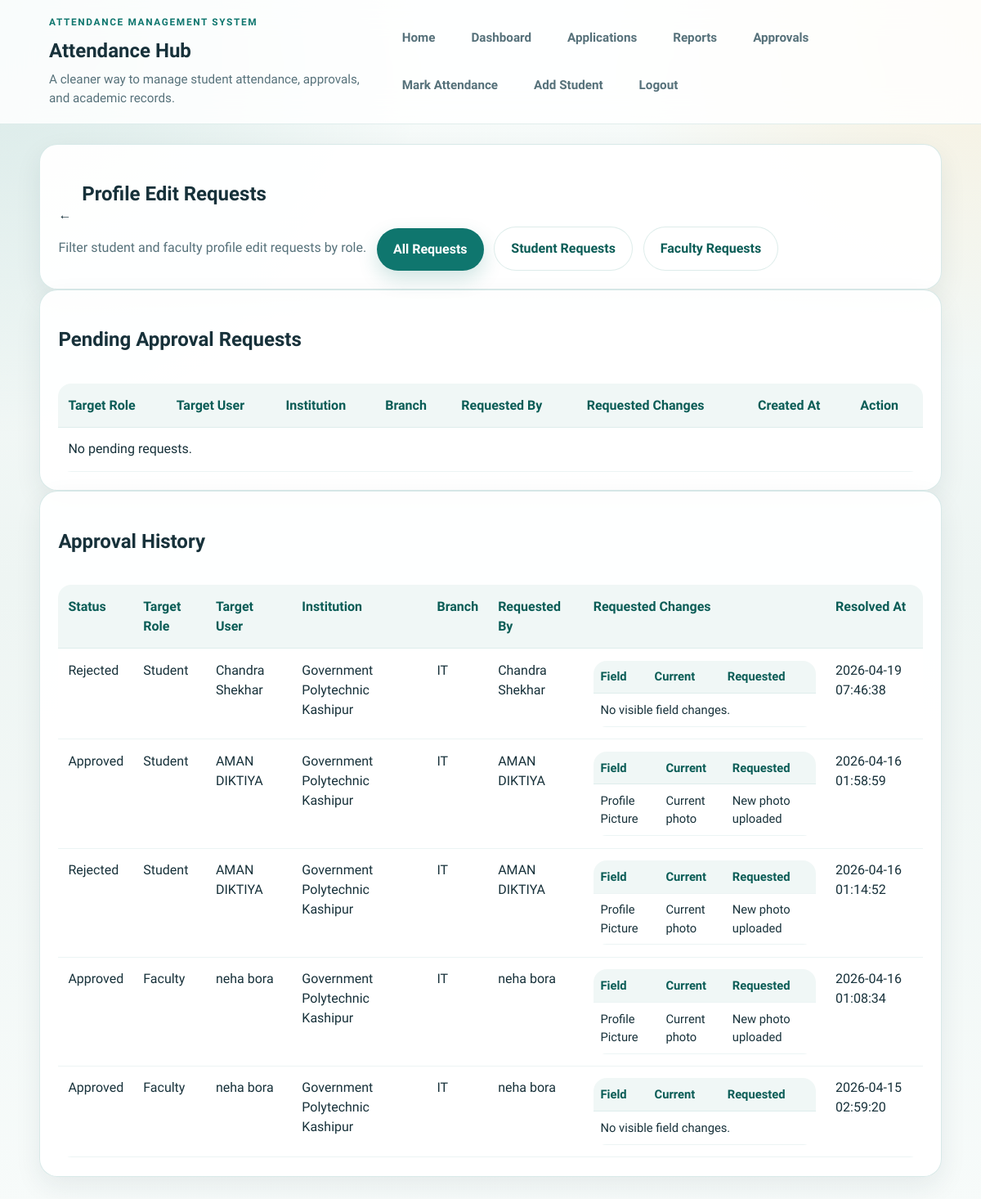
/approvals (signed in), run on an earlier commit of the app's database.
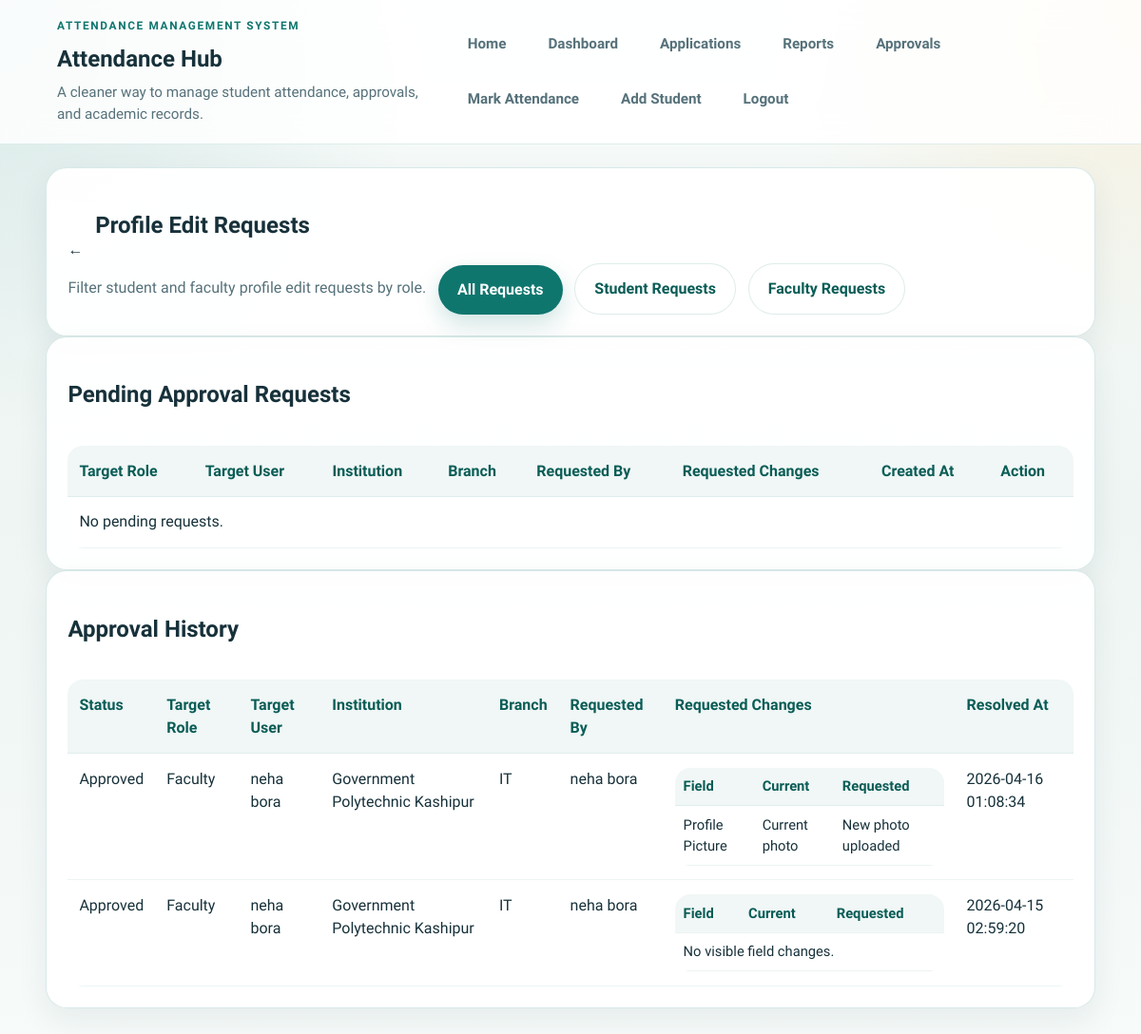
And on a later commit of the database.
### tables this page shows
CREATE TABLE pending_changes (
    id INTEGER PRIMARY KEY AUTOINCREMENT,
    target_user_id INTEGER NOT NULL,
    target_role TEXT NOT NULL CHECK (target_role IN ('faculty', 'student')),
    requested_by INTEGER NOT NULL,
    approver_role TEXT NOT NULL CHECK (approver_role IN ('admin', 'faculty')),
    status TEXT NOT NULL DEFAULT 'pending' CHECK (status IN ('pending', 'approved', 'rejected')),
    payload TEXT NOT NULL,
    created_at TEXT NOT NULL DEFAULT CURRENT_TIMESTAMP,
    resolved_at TEXT,
    FOREIGN KEY(target_user_id) REFERENCES users(id),
    FOREIGN KEY(requested_by) REFERENCES users(id)
);

CREATE TABLE "users" (
                id INTEGER PRIMARY KEY AUTOINCREMENT,
                role TEXT NOT NULL CHECK (role IN ('admin', 'faculty', 'student')),
                profile_picture TEXT,
                institution_type TEXT,
                institution_name TEXT,
                class_roll_number TEXT,
                roll_number TEXT UNIQUE,
                registration_number TEXT UNIQUE,
                full_name TEXT NOT NULL,
                father_name TEXT,
                branch TEXT,
                semester TEXT,
                year TEXT,
                dob TEXT,
                mobile_number TEXT,
                gmail TEXT,
                email TEXT,
                password_hash TEXT NOT NULL,
                is_mobile_verified INTEGER NOT NULL DEFAULT 0,
                created_by INTEGER,
                created_at TEXT NOT NULL DEFAULT CURRENT_TIMESTAMP,
                FOREIGN KEY(created_by) REFERENCES users(id)
            );

### attendance_app/routes.py (the view)
@bp.route("/approvals")
@login_required("admin", "faculty")
def approvals():
    user = current_user()
    request_type = request.args.get("type", "").strip()
    requests = pending_requests_for_user(user)
    history = approval_history_for_user(user)
    if request_type in {"student", "faculty"}:
        requests = [item for item in requests if item["target_role"] == request_type]
        history = [item for item in history if item["target_role"] == request_type]
    return render_template("approvals.html", requests=requests, history=history, selected_request_type=request_type)

### attendance_app/auth.py (called while the page is built)
def current_user():
    user_id = session.get("user_id")
    if not user_id:
        return None
    return get_db().execute("SELECT * FROM users WHERE id = ?", (user_id,)).fetchone()

def login_required(*roles):
    def decorator(view):
        @wraps(view)
        def wrapped(*args, **kwargs):
            user = current_user()
            if user is None:
                flash("Please login first.", "error")
                return redirect(url_for("main.login"))
            if roles and user["role"] not in roles:
                flash("You do not have access to this page.", "error")
                return redirect(url_for("main.dashboard"))
            return view(*args, **kwargs)
        return wrapped
    return decorator

### attendance_app/database.py (called while the page is built)
def get_db():
    if "db" not in g:
        configured_path = Path(current_app.config["DATABASE"])
        db_path = configured_path if configured_path.is_absolute() else Path(current_app.root_path).parent / configured_path
        g.db = sqlite3.connect(db_path)
        g.db.row_factory = sqlite3.Row
    return g.db

### attendance_app/routes.py (called while the page is built)
def faculty_data_clause(alias):
    return f"{alias}.institution_type = ? AND {alias}.institution_name = ? AND {alias}.branch = ?"

def semester_filter_options():
    return [{"value": value, "label": label} for value, label, _ in YEAR_SEMESTER_FILTERS]

@bp.context_processor
def inject_globals():
    user = current_user()
    pending_count = len(pending_requests_for_user(user)) if user and user["role"] in {"admin", "faculty"} else 0
    return {
        "current_user": user,
        "today": today_iso(),
        "min_date": one_year_ago_iso(),
        "institution_options": INSTITUTION_OPTIONS,
        "school_college_types": list(SCHOOL_COLLEGE_TYPES),
        "year_semester_filters": semester_filter_options(),
        "pending_count": pending_count,
    }

### attendance_app/utils.py (called while the page is built)
def today_iso():
    return date.today().isoformat()

def one_year_ago_iso():
    return (date.today() - timedelta(days=365)).isoformat()

### attendance_app/templates/approvals.html
{% extends "base.html" %}
{% block content %}
<section class="card">
    <div class="section-head">
        <div>
            <div class="section-head profile-edit-head">
                <a class="icon-btn" href="{{ url_for('main.dashboard') }}" aria-label="Back to dashboard" title="Back to dashboard">&larr;</a>
                <h2>Profile Edit Requests</h2>
            </div>
            <p class="muted">Filter student and faculty profile edit requests by role.</p>
        </div>
        <div class="actions">
            <a class="btn {% if not selected_request_type %}primary{% else %}secondary{% endif %}" href="{{ url_for('main.approvals') }}">All Requests</a>
            <a class="btn {% if selected_request_type == 'student' %}primary{% else %}secondary{% endif %}" href="{{ url_for('main.approvals', type='student') }}">Student Requests</a>
            <a class="btn {% if selected_request_type == 'faculty' %}primary{% else %}secondary{% endif %}" href="{{ url_for('main.approvals', type='faculty') }}">Faculty Requests</a>
        </div>
    </div>
</section>
<section class="card">
    <h2>Pending Approval Requests</h2>
    <div class="table-wrap">
        <table>
            <thead>
                <tr>
                    <th>Target Role</th>
                    <th>Target User</th>
                    <th>Institution</th>
                    <th>Branch</th>
                    <th>Requested By</th>
                    <th>Requested Changes</th>
                    <th>Created At</th>
                    <th>Action</th>
                </tr>
            </thead>
            <tbody>
                {% for item in requests %}
                    <tr>
                        <td>{{ item['target_role']|title }}</td>
                        <td>{{ item['target_name'] }}</td>
                        <td>{{ item['target_institution'] or '-' }}</td>
                        <td>{{ item['target_branch'] or '-' }}</td>
                        <td>{{ item['requester_name'] }}</td>
                        <td>
                            <table class="mini-table">
                                <thead>
                                    <tr>
                                        <th>Field</th>
                                        <th>Current</th>
                                        <th>Requested</th>
                                    </tr>
                                </thead>
                                <tbody>
                                    {% for change in item['changes'] %}
                                        <tr>
                                            <td>{{ change.field }}</td>
                                            <td>{{ change.current }}</td>
                                            <td>{{ change.requested }}</td>
                                        </tr>
                                    {% else %}
                                        <tr><td colspan="3">No visible field changes.</td></tr>
                                    {% endfor %}
                                </tbody>
                            </table>
                        </td>
                        <td>{{ item['created_at'] }}</td>
                        <td class="actions">
                            <form method="post" action="{{ url_for('main.process_approval', change_id=item['id'], action='approve') }}">
                                <input type="hidden" name="type" value="{{ selected_request_type }}">
                                <button class="btn primary" type="submit">Approve</button>
                            </form>
                            <form method="post" action="{{ url_for('main.process_approval', change_id=item['id'], action='reject') }}">
                                <input type="hidden" name="type" value="{{ selected_request_type }}">
                                <button class="btn secondary" type="submit">Reject</button>
                            </form>
                        </td>
                    </tr>
                {% else %}
                    <tr><td colspan="8">No pending requests.</td></tr>
                {% endfor %}
            </tbody>
        </table>
    </div>
</section>
<section class="card">
    <h2>Approval History</h2>
    <div class="table-wrap">
        <table>
            <thead>
                <tr>
                    <th>Status</th>
                    <th>Target Role</th>
                    <th>Target User</th>
                    <th>Institution</th>
                    <th>Branch</th>
                    <th>Requested By</th>
                    <th>Requested Changes</th>
                    <th>Resolved At</th>
                </tr>
            </thead>
            <tbody>
                {% for item in history %}
                    <tr>
                        <td>{{ item['status']|title }}</td>
                        <td>{{ item['target_role']|title }}</td>
                        <td>{{ item['target_name'] }}</td>
                        <td>{{ item['target_institution'] or '-' }}</td>
                        <td>{{ item['target_branch'] or '-' }}</td>
                        <td>{{ item['requester_name'] }}</td>
                        <td>
                            <table class="mini-table">
                                <thead>
                                    <tr>
                                        <th>Field</th>
                                        <th>Current</th>
                                        <th>Requested</th>
                                    </tr>
                                </thead>
                                <tbody>
                                    {% for change in item['changes'] %}
                                        <tr>
                                            <td>{{ change.field }}</td>
                                            <td>{{ change.current }}</td>
                                            <td>{{ change.requested }}</td>
                                        </tr>
                                    {% else %}
                                        <tr><td colspan="3">No visible field changes.</td></tr>
                                    {% endfor %}
                                </tbody>
                            </table>
                        </td>
                        <td>{{ item['resolved_at'] or '-' }}</td>
                    </tr>
                {% else %}
                    <tr><td colspan="8">No approval history yet.</td></tr>
                {% endfor %}
            </tbody>
        </table>
    </div>
</section>
{% endblock %}

### attendance_app/templates/base.html (shortened to what this page needs)
<!DOCTYPE html>
<html lang="en">
<head>
    <link rel="stylesheet" href="{{ url_for('static', filename='style.css') }}?v=profile-grid-2">
</head>
<body>
    <header class="site-header">
        <div class="brand-block">
            <p class="eyebrow">Attendance Management System</p>
            <h1><a href="{{ url_for('main.home') }}">Attendance Hub</a></h1>
            <p class="brand-copy">A cleaner way to manage student attendance, approvals, and academic records.</p>
        </div>
        <nav id="primary-nav" aria-label="Primary navigation">
            <a href="{{ url_for('main.home') }}">Home</a>
            {% if current_user %}
                <a href="{{ url_for('main.dashboard') }}">Dashboard</a>
                <a href="{{ url_for('main.applications') }}">Applications</a>
                <a href="{{ url_for('main.attendance_report') }}">Reports</a>
                {% if current_user['role'] in ['admin', 'faculty'] %}
                    <a href="{{ url_for('main.approvals') }}">Approvals{% if pending_count %} ({{ pending_count }}){% endif %}</a>
                {% endif %}
                {% if current_user['role'] in ['admin', 'faculty'] %}
                    <a href="{{ url_for('main.attendance') }}">Mark Attendance</a>
                    <a href="{{ url_for('main.add_student') }}">Add Student</a>
                {% endif %}
                <a href="{{ url_for('main.logout') }}">Logout</a>
            {% else %}
                <a href="{{ url_for('main.login') }}">Login</a>
                <a href="{{ url_for('main.student_register') }}">Student Sign Up</a>
            {% endif %}
        </nav>
    </header>
    <main class="page-shell">
        {% block content %}{% endblock %}
    </main>
</body>
</html>

### attendance_app/static/style.css (style rules this page uses)
:root { --bg: #f4f7f4; --bg-accent: #e7f7f4; --surface: rgba(255, 255, 255, 0.94); --surface-strong: #ffffff; --surface-soft: #edf6f4; --text: #17313a; --muted: #56717a; --primary: #0f766e; --primary-dark: #0a5c56; --primary-soft: #d9f3ef; --accent: #f59e0b; --accent-soft: #fff3dc; --success: #177245; --error: #b42318; --border: rgba(15, 118, 110, 0.16); --shadow: 0 20px 60px rgba(23, 49, 58, 0.12); --shadow-soft: 0 12px 32px rgba(23, 49, 58, 0.08); --radius-xl: 30px; --radius-lg: 22px; --radius-md: 16px; }
* { box-sizing: border-box; }
html { scroll-behavior: smooth; scroll-padding-top: 110px; }
body { margin: 0; min-height: 100vh; overflow-x: hidden; font-family: "Plus Jakarta Sans", "Segoe UI", Tahoma, Geneva, Verdana, sans-serif; line-height: 1.5; color: var(--text); background: radial-gradient(circle at top left, rgba(15, 118, 110, 0.14), transparent 28%), radial-gradient(circle at top right, rgba(245, 158, 11, 0.12), transparent 24%), linear-gradient(180deg, #f8fcfb 0%, #eef5f3 48%, #f7fbfa 100%); }
a { color: inherit; text-decoration: none; }
h1, h2, h3, p { overflow-wrap: anywhere; }
.site-header { position: sticky; top: 0; z-index: 20; display: flex; justify-content: space-between; align-items: center; gap: 1.5rem; padding: clamp(0.9rem, 1.8vw, 1.2rem) 5vw; background: rgba(255, 255, 255, 0.84); border-bottom: 1px solid rgba(15, 118, 110, 0.12); backdrop-filter: blur(18px); }
.brand-block h1 { margin: 0; font-size: clamp(1.4rem, 2vw, 1.8rem); }
.brand-copy { margin: 0.35rem 0 0; max-width: 540px; color: var(--muted); font-size: 0.95rem; }
.site-header nav { display: flex; flex-wrap: wrap; gap: 0.75rem; align-items: center; }
.site-header nav a { padding: 0.72rem 1rem; border-radius: 999px; font-size: 0.95rem; font-weight: 700; color: var(--muted); transition: transform 0.22s ease, background 0.22s ease, color 0.22s ease, box-shadow 0.22s ease; }
.page-shell { width: min(1180px, 92vw); margin: clamp(1rem, 2vw, 2rem) auto 3rem; }
.card { background: var(--surface); border: 1px solid var(--border); border-radius: var(--radius-lg); padding: 1.4rem; box-shadow: var(--shadow-soft); transition: transform 0.24s ease, box-shadow 0.24s ease, border-color 0.24s ease; }
.eyebrow { margin: 0 0 0.45rem; text-transform: uppercase; letter-spacing: 0.14em; font-size: 0.74rem; color: var(--primary); font-weight: 800; }
.lead, .muted { color: var(--muted); }
.btn, .animated-btn { display: inline-flex; align-items: center; justify-content: center; border: 0; cursor: pointer; font: inherit; font-weight: 800; transition: transform 0.2s ease, box-shadow 0.2s ease, background 0.2s ease, color 0.2s ease; }
.btn { border-radius: 999px; padding: 0.88rem 1.25rem; }
.btn.primary { color: #fff; background: var(--primary); box-shadow: 0 10px 24px rgba(15, 118, 110, 0.2); }
.btn.secondary { color: var(--primary-dark); background: rgba(255, 255, 255, 0.9); border: 1px solid rgba(15, 118, 110, 0.14); }
.actions, .inline-form, .section-head { display: flex; flex-wrap: wrap; gap: 0.8rem; align-items: end; }
.table-wrap { position: relative; overflow-x: auto; -webkit-overflow-scrolling: touch; border-radius: 16px; }
table { width: 100%; min-width: 720px; margin-top: 1rem; border-collapse: collapse; background: rgba(255, 255, 255, 0.75); border-radius: 16px; overflow: hidden; }
.mini-table { margin-top: 0; min-width: 0; font-size: 0.92rem; }
.mini-table th, .mini-table td { padding: 0.55rem; }
th, td { padding: 0.9rem 0.75rem; border-bottom: 1px solid rgba(15, 118, 110, 0.08); text-align: left; vertical-align: top; }
th { color: var(--primary-dark); background: rgba(15, 118, 110, 0.06); }
tbody tr { transition: background 0.2s ease, transform 0.2s ease; }

What changed in the data, as far as the page shows it:
removed pending_changes: status "Rejected", target_role "Student", target_name "Chandra Shekhar", institution_name "Government Polytechnic Kashipur", branch "IT", requester_name "Chandra Shekhar", resolved_at "2026-04-19 07:46:38"
removed pending_changes: status "Approved", target_role "Student", target_name "AMAN DIKTIYA", institution_name "Government Polytechnic Kashipur", branch "IT", requester_name "AMAN DIKTIYA", field "Profile Picture", current "Current photo", requested "New photo uploaded", resolved_at "2026-04-16 01:58:59"
removed pending_changes: status "Rejected", target_role "Student", target_name "AMAN DIKTIYA", institution_name "Government Polytechnic Kashipur", branch "IT", requester_name "AMAN DIKTIYA", field "Profile Picture", current "Current photo", requested "New photo uploaded", resolved_at "2026-04-16 01:14:52"
